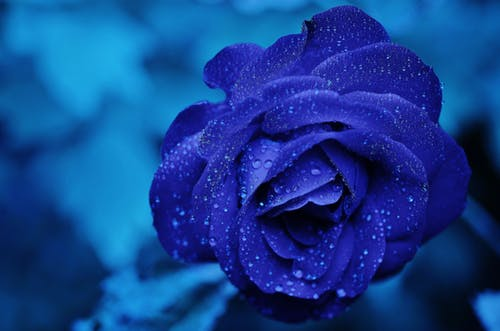
#> input picture rose.jpg, 500 x 331 px, found by its file name
$ python transform.py
#> lines starting #> are read from the running program, lines starting #| are printed output that depends on the picture
# import libraries
from PIL import Image
import matplotlib.pyplot as plt
import numpy as np
import imageio
# input path
image_path = "E:/Beautiful_Girl_Pictures/"
# open image
img = Image.open(image_path + "rose.jpg")
#> img is the input picture: PIL image 500x331 RGB; mean R, G, B 18.7, 64.4, 143.9

# matrix transform
T_scale = np.array([
    [0.5, 0, 0],
    [0, 0.5, 0],
    [0, 0, 1]])
T_rotate = np.array([
    [0.98, -(0.17), 0],
    [0.17,    0.98, 0],
    [   0,       0, 1]])
T_shear = np.array([
    [1, 0.2, 0],
    [0.1, 1, 0],
    [0,   0, 1]])
T_translate = np.array([
    [1, 0, 50],
    [0, 1, 50],
    [0, 0,  1]])
T_euclidean = T_translate.dot(T_rotate)
T_similarity = T_euclidean.dot(T_scale)
T_affine = T_similarity.dot(T_shear)

# transform
def transform(matrix, img):
	'''
	Input: matrix transform and input image
	Output: list of Original image and image-transformed
	'''
	images = []
	images.append(img)
	width = np.asarray(img).shape[0]
#> width = 331
	height = np.asarray(img).shape[1]
#> height = 500
	T_inv = np.linalg.inv(matrix)
	img_transformed = img.transform((height, width), Image.AFFINE, data=T_inv.flatten()[:6], resample=Image.NEAREST)
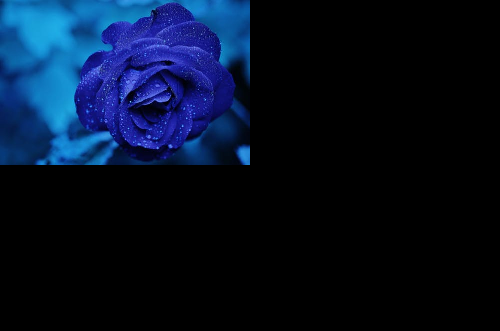
#> img_transformed: PIL image 500x331 RGB; mean R, G, B 4.6, 16.1, 35.9
	images.append(img_transformed)

	return images

out_path = "E:/Beautiful_Girl_Pictures/"

def scale(img):
	images = transform(T_scale, img)
#> images = 2 items
	imageio.mimsave(out_path + 'rose_scaled.gif', images, duration=1)

def rotate(img):
	images = transform(T_rotate, img)
#> in transform (call 2), `img_transformed = img.transform((height, width), Image.AFFINE, data=T_..`:
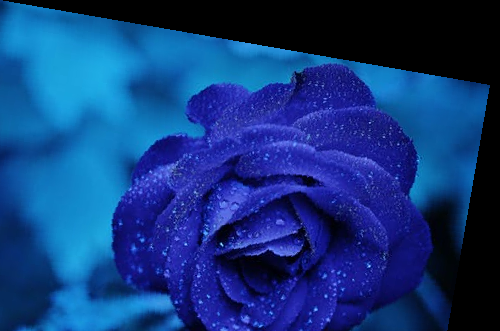
#> img_transformed: PIL image 500x331 RGB; mean R, G, B 17.1, 56.6, 126
#> images = 2 items
	imageio.mimsave(out_path + 'rose_rotated.gif', images, duration=1)

def shear(img):
	images = transform(T_shear, img)
#> in transform (call 3), `img_transformed = img.transform((height, width), Image.AFFINE, data=T_..`:
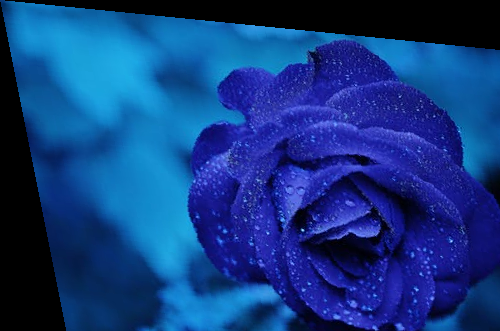
#> img_transformed: PIL image 500x331 RGB; mean R, G, B 17.5, 58.5, 130.9
#> images = 2 items
	imageio.mimsave(out_path + 'rose_sheared.gif', images, duration=1)

def translate(img):
	images = transform(T_translate, img)
#> in transform (call 4), `img_transformed = img.transform((height, width), Image.AFFINE, data=T_..`:
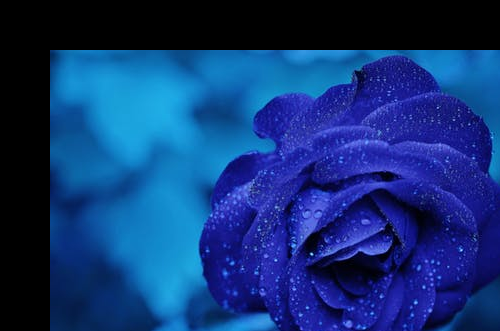
#> img_transformed: PIL image 500x331 RGB; mean R, G, B 16.4, 52.5, 118.7
#> images = 2 items
	imageio.mimsave(out_path + 'rose_translated.gif', images, duration=1)

def euclidean(img):
	images = transform(T_euclidean, img)
#> in transform (call 5), `img_transformed = img.transform((height, width), Image.AFFINE, data=T_..`:
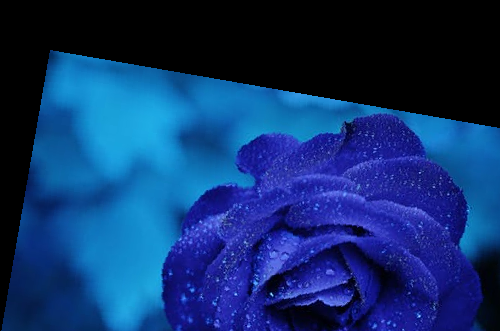
#> img_transformed: PIL image 500x331 RGB; mean R, G, B 14.9, 50.1, 109.2
#> images = 2 items
	imageio.mimsave(out_path + 'rose_euclidean.gif', images, duration=1)

def similarity(img):
	images = transform(T_similarity, img)
#> in transform (call 6), `img_transformed = img.transform((height, width), Image.AFFINE, data=T_..`:
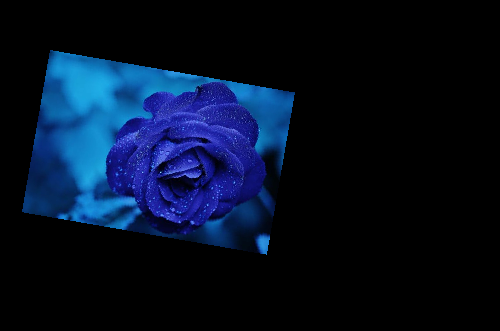
#> img_transformed: PIL image 500x331 RGB; mean R, G, B 4.6, 15.9, 35.6
#> images = 2 items
	imageio.mimsave(out_path + 'rose_similarity.gif', images, duration=1)

def affine(img):
	images = transform(T_affine, img)
#> in transform (call 7), `img_transformed = img.transform((height, width), Image.AFFINE, data=T_..`:
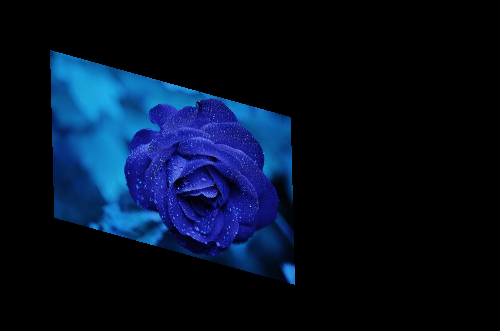
#> img_transformed: PIL image 500x331 RGB; mean R, G, B 4.5, 15.6, 34.9
#> images = 2 items
	imageio.mimsave(out_path + 'rose_affine.gif', images, duration=1)

scale(img)
rotate(img)
shear(img)
translate(img)
euclidean(img)
similarity(img)
affine(img)
